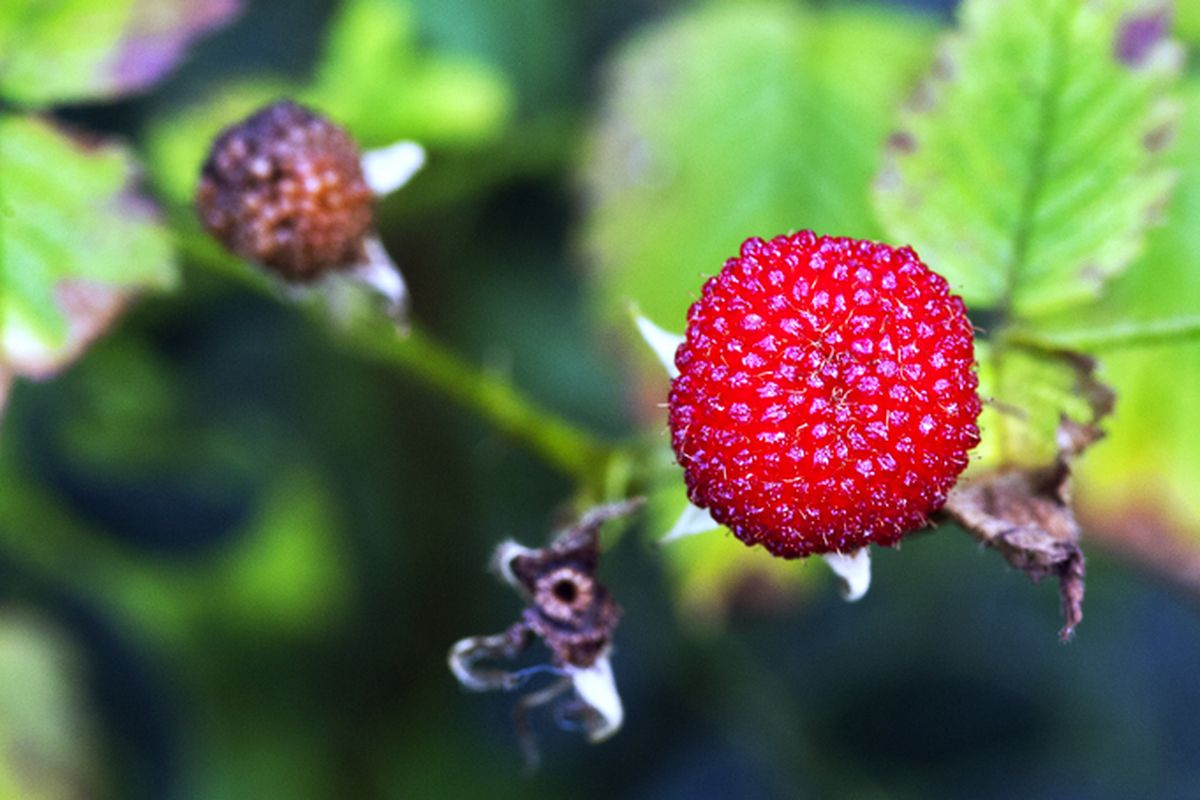
#> input picture buah_arbei.jpg, 1200 x 800 px
$ python gambar.py
#> lines starting #> are read from the running program, lines starting #| are printed output that depends on the picture; after the words box and inside, x2 and y2 are one past the last pixel; in counts of white or black regions, pixels touching at a corner belong together
import numpy as np
import imageio.v2 as imageio
import matplotlib.pyplot as plt


def show_image(image, title):
    plt.imshow(image)
    plt.title(title)
    plt.axis('off')
    plt.show()


def load_image(image_path):
#> called with image_path = 'buah_arbei.jpg'
    return imageio.imread(image_path)
#> returned value is the input picture: shape (800, 1200, 3); mean R, G, B 97.8, 109.7, 75.4


def get_red_channel(image):
    red_channel = image.copy()
    red_channel[:, :, 1] = 0
    red_channel[:, :, 2] = 0
    return red_channel


def get_green_channel(image):
    green_channel = image.copy()
    green_channel[:, :, 0] = 0
    green_channel[:, :, 2] = 0
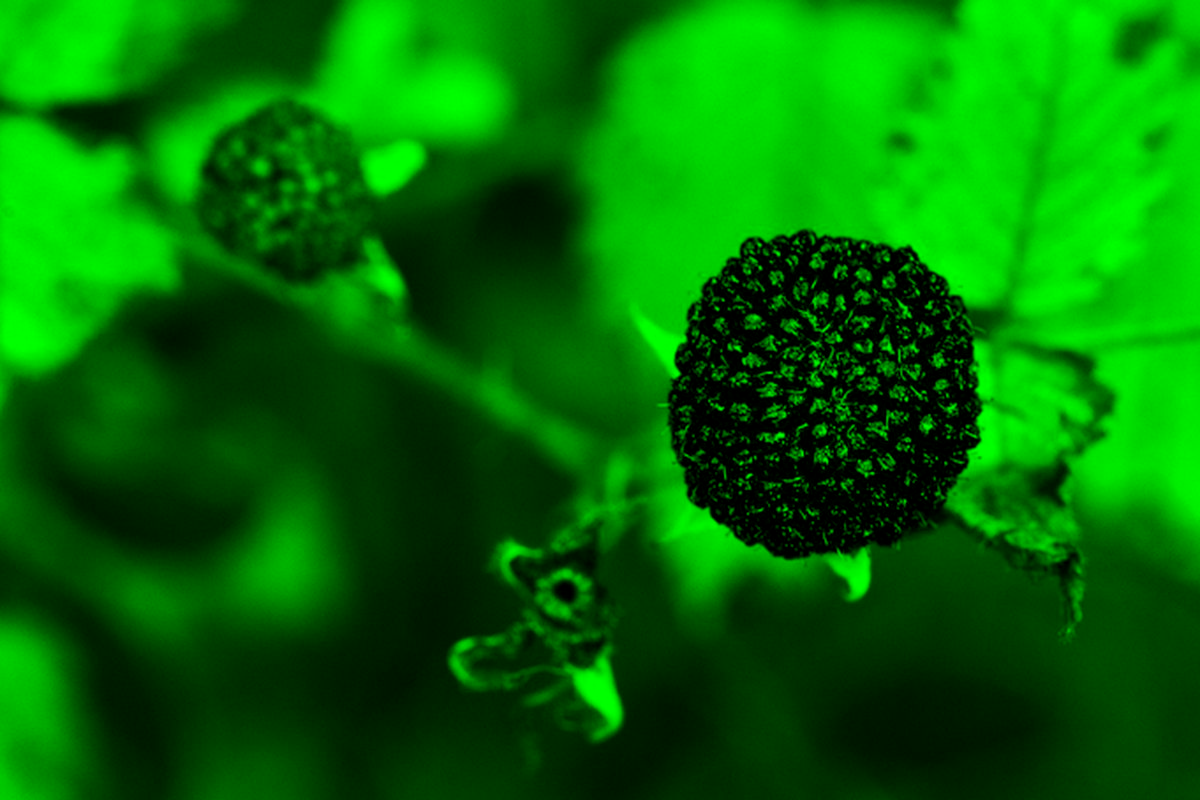
#> green_channel: shape (800, 1200, 3); mean R, G, B 0, 109.7, 0
    return green_channel


def get_blue_channel(image):
    blue_channel = image.copy()
    blue_channel[:, :, 0] = 0
    blue_channel[:, :, 1] = 0
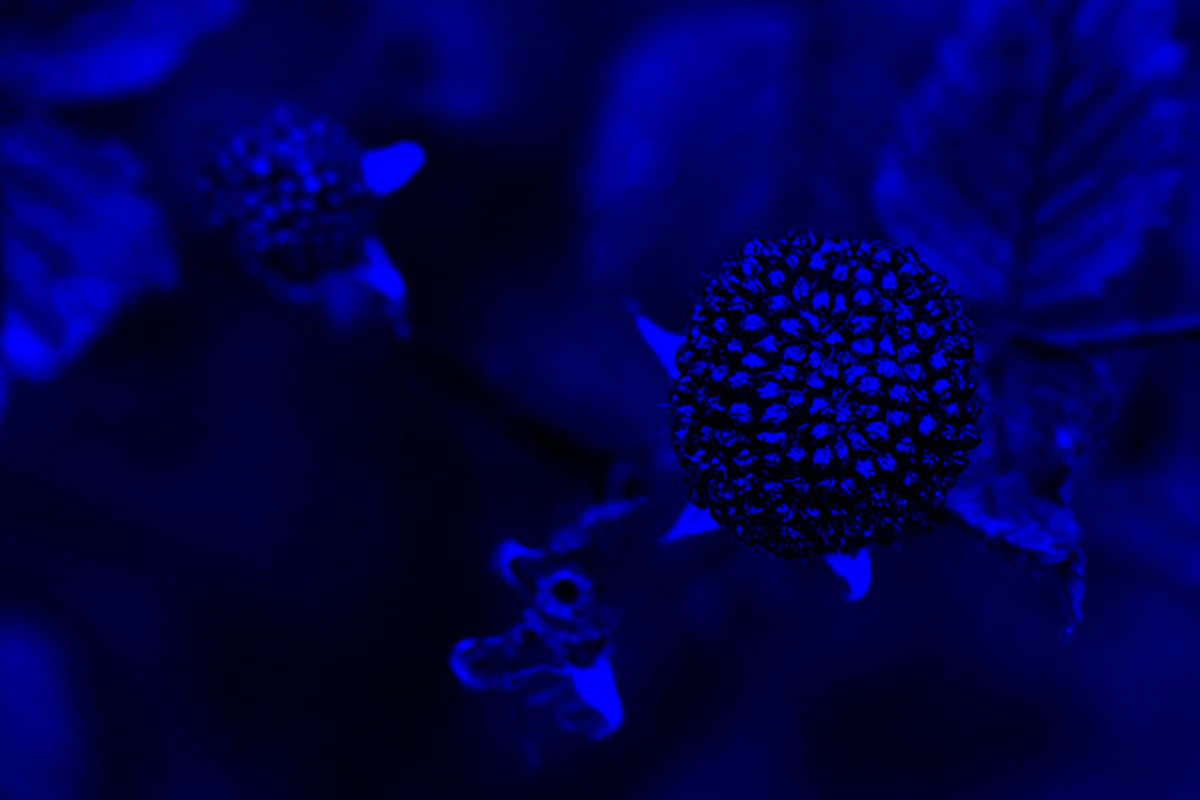
#> blue_channel: shape (800, 1200, 3); mean R, G, B 0, 0, 75.4
    return blue_channel


def convert_to_grayscale(image):
    grayscale_image = np.dot(image[..., :3], [0.2989, 0.5870, 0.1140])
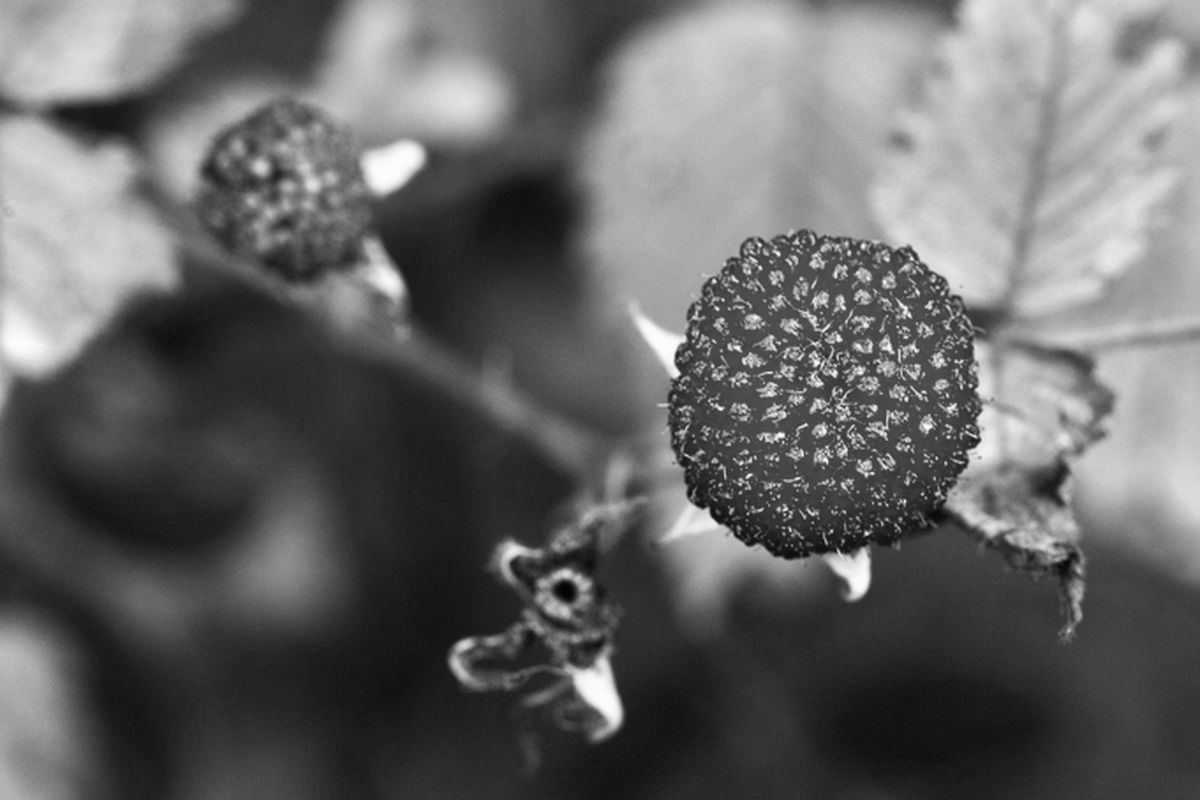
#> grayscale_image: shape (800, 1200) float64; min 1.69, max 255, mean 102.2
    return grayscale_image


def convert_to_binary(image, threshold=128):
#> called with threshold = 128
    grayscale_image = convert_to_grayscale(image)
    binary_image = (grayscale_image > threshold).astype(np.uint8) * 255
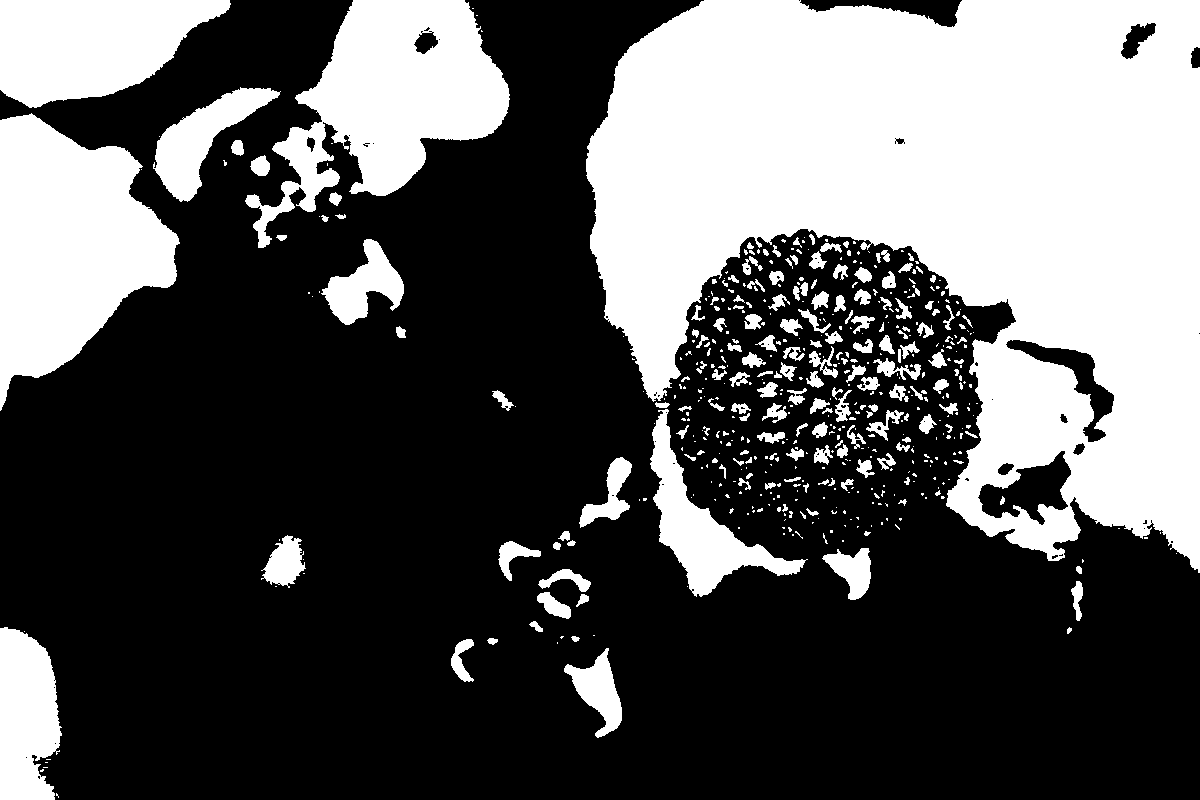
#> binary_image: shape (800, 1200); 35.8% white; 531 white regions (345 under 20 px), largest, box (x1, y1, x2, y2) and area: (586, 0, 1200, 573) 213855, (0, 113, 180, 411) 32284, (245, 0, 510, 248) 29541
    return binary_image


image_paths = [
    'buah_arbei.jpg',
    'buah_buluBeby.jpg',
    'buah_stobery.jpg'
]


for image_path in image_paths:
    print(f"Processing: {image_path}")


    image = load_image(image_path)

    red_channel = get_red_channel(image)
    show_image(red_channel, f"Red Channel - {image_path}")

    green_channel = get_green_channel(image)
    show_image(green_channel, f"Green Channel - {image_path}")

    blue_channel = get_blue_channel(image)
    show_image(blue_channel, f"Blue Channel - {image_path}")

    grayscale_image = convert_to_grayscale(image)
    plt.imshow(grayscale_image, cmap='gray')
    plt.title(f"Grayscale Image - {image_path}")
    plt.axis('off')
    plt.show()

    binary_image = convert_to_binary(image, threshold=128)
    plt.imshow(binary_image, cmap='gray')
    plt.title(f"Binary (Threshold) Image - {image_path}")
    plt.axis('off')
    plt.show()
#> pass 2 of the loop `for image_path in image_paths:`:
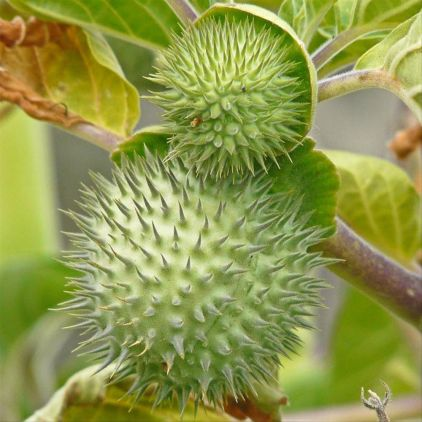
#> input picture buah_buluBeby.jpg, 422 x 422 px
#> in load_image, returned value is the input picture: shape (422, 422, 3); mean R, G, B 143.8, 152, 75.9
#> blue_channel: shape (422, 422, 3)
#> in convert_to_grayscale (call 3), `grayscale_image = np.dot(image[..., :3], [0.2989, 0.5870, 0.1140])`:
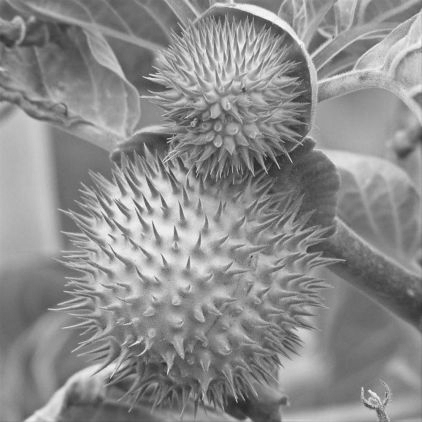
#> grayscale_image: shape (422, 422) float64; min 30.8, max 249.8, mean 140.8
#> in convert_to_binary (call 2), `binary_image = (grayscale_image > threshold).astype(np.uint8) * 255`:
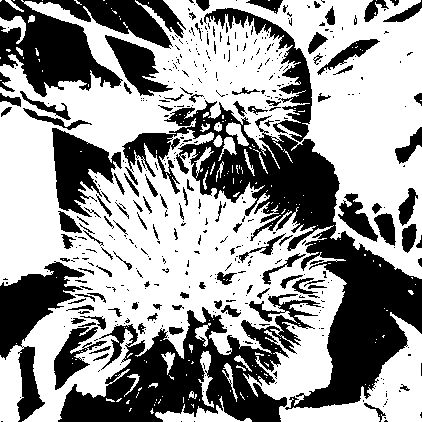
#> binary_image: shape (422, 422); 59.6% white; 469 black regions (350 under 20 px), largest, box (x1, y1, x2, y2) and area: (122, 100, 422, 410) 23170, (58, 294, 321, 422) 14298, (0, 0, 173, 97) 8477
#> (the run stopped early here; a loop or call above may not have finished)
